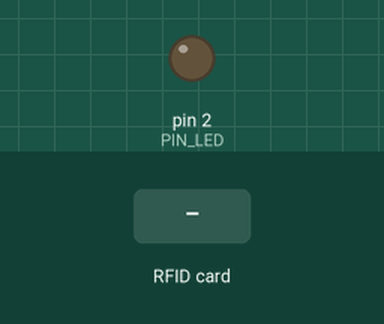
A sketch run on a simulated Arduino Uno, built with avr-gcc and run on an emulated ATmega328P. On the bench: output pins drawn as LEDs (lit = HIGH). The test bench sets the inputs (shaded band). Pins used as bus, display or sensor lines are not drawn; what the sketch prints to the serial monitor is not drawn.

Above: at 1.5 s.
1.6 s: RFID card 5E 7A 19 C4 held to the reader
Timing chart, 0 to 4.6 s (numbered marks = the images above; inputs shaded):
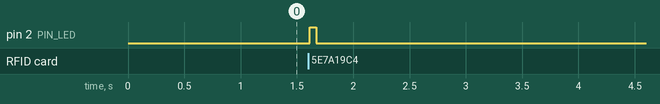

The sketch:

rc522_tagtest.ino
```cpp
/*
 * rc522_tagtest — bänk-test för Undersökningen (X&Y).
 *
 * Syfte: bekräfta att MFRC522-läsaren känner av de klistringsbara NFC-taggarna
 * (NTAG213) INNAN de gjuts in bakom PVC-ytan. Ingen WiFi/MQTT, ingen logik —
 * bara råa läsningar i seriemonitorn.
 *
 * Grundat på den bevisade checkin-firmwaren xy-rigg/esp32-rfid-reader: SAMMA
 * koppling, samma SPI.begin()-auto och samma UID-format (VERSAL hex utan
 * avgränsare). UID:t du ser här är därför identiskt med det checkin-systemet
 * publicerar — och direkt användbart som spot-ID i stationens config
 * (ID → {bild, facit}).
 *
 * Vad du ser:
 *   - vid start: MFRC522-version (0x91/0x92 = äkta chip & rätt koppling).
 *   - när en tagg hålls mot läsaren: UID (hex) + korttyp + blink på LED.
 *     NTAG213 rapporteras som "MIFARE Ultralight" av biblioteket — det räcker
 *     som bevis på att den avläses.
 *
 * Testa särskilt: läs taggen GENOM den tänkta PVC-tjockleken (1–3 mm) och på
 * olika avstånd — NFC är korträckvidd (1–3 cm), vilket är själva anti-fusket.
 *
 * Bibliotek (Arduino IDE → Hantera bibliotek):
 *   "MFRC522" av GithubCommunity (miguelbalboa, v1.4.x — INTE v2).
 *
 * Koppling MFRC522 → ESP32 (SCK/MISO/MOSI sätts automatiskt av SPI.begin()):
 *   | MFRC522  | ESP32-S3 (nuvarande) | Klassisk ESP32 (WROOM) |
 *   | SDA / SS | GPIO 10              | GPIO 5                 |
 *   | SCK      | GPIO 12              | GPIO 18                |
 *   | MOSI     | GPIO 11              | GPIO 23                |
 *   | MISO     | GPIO 13              | GPIO 19                |
 *   | RST      | GPIO 4               | GPIO 22                |
 *   | 3.3V     | 3V3  <-- ALDRIG 5V   | 3V3                    |
 *   | GND      | GND                  | GND                    |
 *   Byter du till klassisk ESP32: ändra PIN_SS/PIN_RST nedan till 5/22.
 */

#include <SPI.h>
#include <MFRC522.h>

// --- Pinnar (speglar checkin-läsarens config.h, default = ESP32-S3) ---
constexpr uint8_t PIN_SS  = 10;   // klassisk ESP32: 5
constexpr uint8_t PIN_RST = 4;    // klassisk ESP32: 22
constexpr uint8_t PIN_LED = 2;    // kvittensblink (S3-DevKitC-1 saknar enkel LED på GPIO2 — ofarligt)

MFRC522 rfid(PIN_SS, PIN_RST);

// UID-byte → VERSAL hex utan avgränsare (t.ex. "04A2B3C4") — samma som checkin.
String uidToHex(const MFRC522::Uid &uid) {
  String s;
  for (byte i = 0; i < uid.size; i++) {
    if (uid.uidByte[i] < 0x10) s += '0';
    s += String(uid.uidByte[i], HEX);
  }
  s.toUpperCase();
  return s;
}

void blink() {
  digitalWrite(PIN_LED, HIGH);
  delay(60);
  digitalWrite(PIN_LED, LOW);
}

void setup() {
  Serial.begin(115200);
  delay(200);
  pinMode(PIN_LED, OUTPUT);
  digitalWrite(PIN_LED, LOW);

  SPI.begin();            // väljer rätt pinnar per kort (S3: 12/13/11, klassisk: 18/19/23)
  rfid.PCD_Init();
  delay(50);

  Serial.println();
  Serial.println(F("=== RC522 tagg-test (Undersokningen) ==="));

  // Versionsregister bekräftar kopplingen innan man ens tar fram en tagg.
  byte v = rfid.PCD_ReadRegister(MFRC522::VersionReg);
  Serial.print(F("MFRC522 version: 0x"));
  Serial.println(v, HEX);
  if (v == 0x00 || v == 0xFF) {
    Serial.println(F("VARNING: lasaren svarar inte — kontrollera 3.3V och SPI-kopplingen."));
  } else {
    Serial.println(F("Lasaren OK. Hall en NTAG213-sticker mot lasaren…"));
  }
  Serial.println();
}

void loop() {
  // Finns en ny tagg i fältet? Läs i så fall dess serienummer (UID).
  if (!rfid.PICC_IsNewCardPresent()) return;
  if (!rfid.PICC_ReadCardSerial()) return;

  Serial.print(F("TAGG: UID = "));
  Serial.println(uidToHex(rfid.uid));

  // NTAG213 → "MIFARE Ultralight". Vilken etikett som helst != "Unknown" = avläst.
  MFRC522::PICC_Type piccType = rfid.PICC_GetType(rfid.uid.sak);
  Serial.print(F("      typ = "));
  Serial.println(rfid.PICC_GetTypeName(piccType));

  blink();
  rfid.PICC_HaltA();   // släpp taggen så nästa läsning blir "ny"
  delay(800);          // lugn takt så varje läsning syns tydligt
}
```

Measured:
- after the input at 1.6 s, pin 2 (PIN_LED): LOW → HIGH at once, → LOW 0.06 s later
